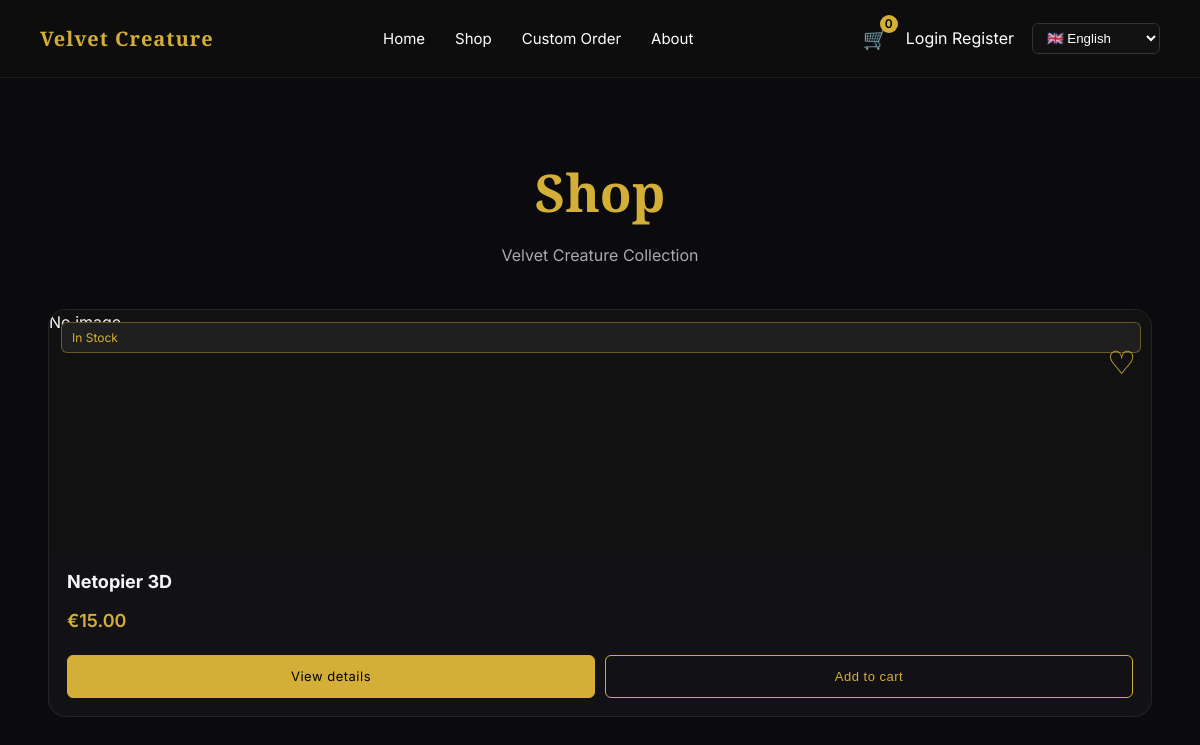
/en/shop/, run on the app's committed database.
### products/models.py (models this page shows, shortened)
class Product(models.Model):
    name = models.CharField(max_length=200)
    slug = models.SlugField(unique=True)
    description = models.TextField(blank=True)
    short_description = models.CharField(
        max_length=250,
        blank=True
    )
    image = models.ImageField(
        upload_to="products/",
        blank=True,
        null=True
    )
    sku = models.CharField(
        max_length=50,
        blank=True
    )
    material = models.CharField(
        max_length=150,
        blank=True
    )
    size = models.CharField(
        max_length=100,
        blank=True
    )
    weight = models.DecimalField(
        max_digits=6,
        decimal_places=2,
        default=0
    )
    price = models.DecimalField(
        max_digits=10,
        decimal_places=2
    )
    stock = models.PositiveIntegerField(
        default=0
    )
    featured = models.BooleanField(
        default=False
    )
    category = models.ForeignKey(
        Category,
        on_delete=models.SET_NULL,
        null=True,
        blank=True
    )
    created = models.DateTimeField(
        auto_now_add=True
    )

### products/views.py (the view, shortened to what this page needs)
# urls.py: path("shop/", include("products.urls")),
def shop(request):
    products = Product.objects.all()
    wishlist_products = []
    return render(
        request,
        "products/shop.html",
        {
            "products": products,
            "wishlist_products": wishlist_products
        }
    )

### cart/context_processors.py (called while the page is built, shortened)
def cart_context(request):
    cart = request.session.get("cart", {})
    count = 0
    items = []
    total = 0
    return {
        "cart_count": count,
        "cart_items": items,
        "cart_total": total
    }

### templates/products/shop.html
{% extends "base.html" %}
{% load i18n %}
{% block content %}
<section class="shop-page">
    <div class="shop-header">
        <h1 class="shop-title">
            {% trans "Shop" %}
        </h1>
        <p class="shop-subtitle">
            Velvet Creature Collection
        </p>
    </div>
    <div class="shop-grid">
        {% for product in products %}
        <div class="shop-card">
            <div class="shop-image">
                {% if product.image %}
                    <img src="{{ product.image.url }}"
                         alt="{{ product.name }}">
                {% else %}
                    <div class="no-image">
                        No image
                    </div>
                {% endif %}
                {% if product.stock > 0 %}
                    <span class="shop-badge">
                        In Stock
                    </span>
                {% else %}
                    <span class="shop-badge sold">
                        Sold Out
                    </span>
                {% endif %}
            </div>
            <div class="shop-card-content">
                <h3>
                    {{ product.name }}
                </h3>
               <div class="wishlist-area">
    {% if user.is_authenticated %}
        <a href="{% url 'toggle_wishlist' product.id %}"
           class="wishlist-btn">
            {% if product.id in wishlist_products %}
                ❤️
            {% else %}
                ♡
            {% endif %}
        </a>
    {% else %}
        <a href="{% url 'login' %}"
           class="wishlist-btn">
            ♡
        </a>
    {% endif %}
</div>
                <div class="price">
                    €{{ product.price }}
                </div>
                <div class="shop-actions">
                    <a href="{% url 'product_detail' product.id %}"
                       class="btn">
                        View details
                    </a>
                    {% if product.stock > 0 %}
                    <button type="button"
                            class="btn secondary"
                            onclick="addToCart({{ product.id }}); return false;">
                        Add to cart
                    </button>
                    {% endif %}
                </div>
            </div>
        </div>
        {% endfor %}
    </div>
</section>
{% endblock %}

### static/css/style.css (style rules this page uses)
*, *::before, *::after { margin: 0; padding: 0; box-sizing: border-box; }
html { scroll-behavior: smooth; }
body { background: #0a0a0f; color: #f5f5f5; font-family: "Inter", sans-serif; line-height: 1.6; overflow-x: hidden; }
a { color: inherit; text-decoration: none; }
.btn { display: inline-flex; align-items: center; justify-content: center; padding: 12px 26px; border-radius: 10px; border: 1px solid #d4af37; color: #d4af37; font-size: 14px; letter-spacing: 0.5px; transition: 0.3s ease; }
.btn.secondary { border: 1px solid rgba(255, 255, 255, 0.2); color: white; }
.price { color: #d4af37; font-weight: 600; margin: 8px 0 14px; }
section { padding-left: 20px; padding-right: 20px; }
.shop-page { padding: 120px 20px 80px; max-width: 1240px; margin: 0 auto; }
.shop-header { text-align: center; margin-bottom: 50px; }
.shop-header h1 { font-size: 52px; color: #d4af37; }
.shop-grid { display: grid; grid-template-columns: repeat(auto-fit, minmax(260px, 1fr)); gap: 28px; }
.shop-card { background: rgba(255, 255, 255, 0.03); border: 1px solid rgba(255, 255, 255, 0.08); border-radius: 16px; overflow: hidden; transition: 0.35s ease; position: relative; }
.shop-card-content { padding: 15px; }
.shop-card h3 { font-size: 18px; margin-bottom: 6px; }
.shop-card .price { color: #d4af37; font-weight: 600; margin-bottom: 12px; }
.shop-card .btn { width: 100%; display: block; text-align: center; padding: 10px; font-size: 13px; margin-top: 8px; }
.shop-badge { position: absolute; top: 10px; right: 10px; padding: 5px 10px; font-size: 12px; border-radius: 6px; background: rgba(0,0,0,0.6); border: 1px solid rgba(212,175,55,0.4); color: #d4af37; backdrop-filter: blur(8px); }
.price { color:#d4af37; font-weight:bold; }
.price { font-weight:600; color:#d4af37; }
.shop-page { padding:60px 0; }
.shop-header { text-align:center; margin-bottom:40px; }
.shop-title { font-size:52px; color:#d4af37; }
.shop-subtitle { color:#aaa; margin-top:10px; }
.shop-grid { display:grid; grid-template-columns:repeat(auto-fit,minmax(260px,1fr)); gap:30px; }
.shop-card { background:rgba(255,255,255,0.03); border:1px solid rgba(255,255,255,0.08); border-radius:18px; overflow:hidden; transition:0.3s; position:relative; }
.shop-image { position:relative; height:240px; overflow:hidden; background:#111; }
.shop-badge { position:absolute; top:12px; left:12px; background:#1f1f1f; color:#d4af37; padding:5px 10px; font-size:12px; border-radius:6px; }
.shop-card-content { padding:18px; }
.shop-card-content h3 { font-size:18px; margin-bottom:10px; }
.price { color:#d4af37; font-size:18px; margin-bottom:15px; }
.shop-actions { display:flex; gap:10px; }
.btn { padding:8px 12px; background:#d4af37; color:#000; border-radius:6px; font-size:14px; }
.btn.secondary { background:transparent; border:1px solid #d4af37; color:#d4af37; }
.logo, .hero h1, .section-title, .shop-title { font-family: "Playfair Display", serif; }
body { font-family: "Inter", sans-serif; }
.wishlist-btn { font-size: 28px; color: #d4af37; text-decoration: none; margin-left: 10px; transition: 0.3s ease; }
.shop-image { position: relative; }
.wishlist-area { position: absolute; top: 15px; right: 15px; z-index: 5; }
.wishlist-btn { font-size: 28px; text-decoration: none; cursor: pointer; }
.wishlist-area { margin: 12px 0; }
.wishlist-btn { font-size: 32px; text-decoration: none; color: #d4af37; cursor: pointer; }

### data on the page
Product: image "No…", stock "In Stock", name "Netopier 3D", price "15.00"

### other printed values
{{ cart_count }} "0"
